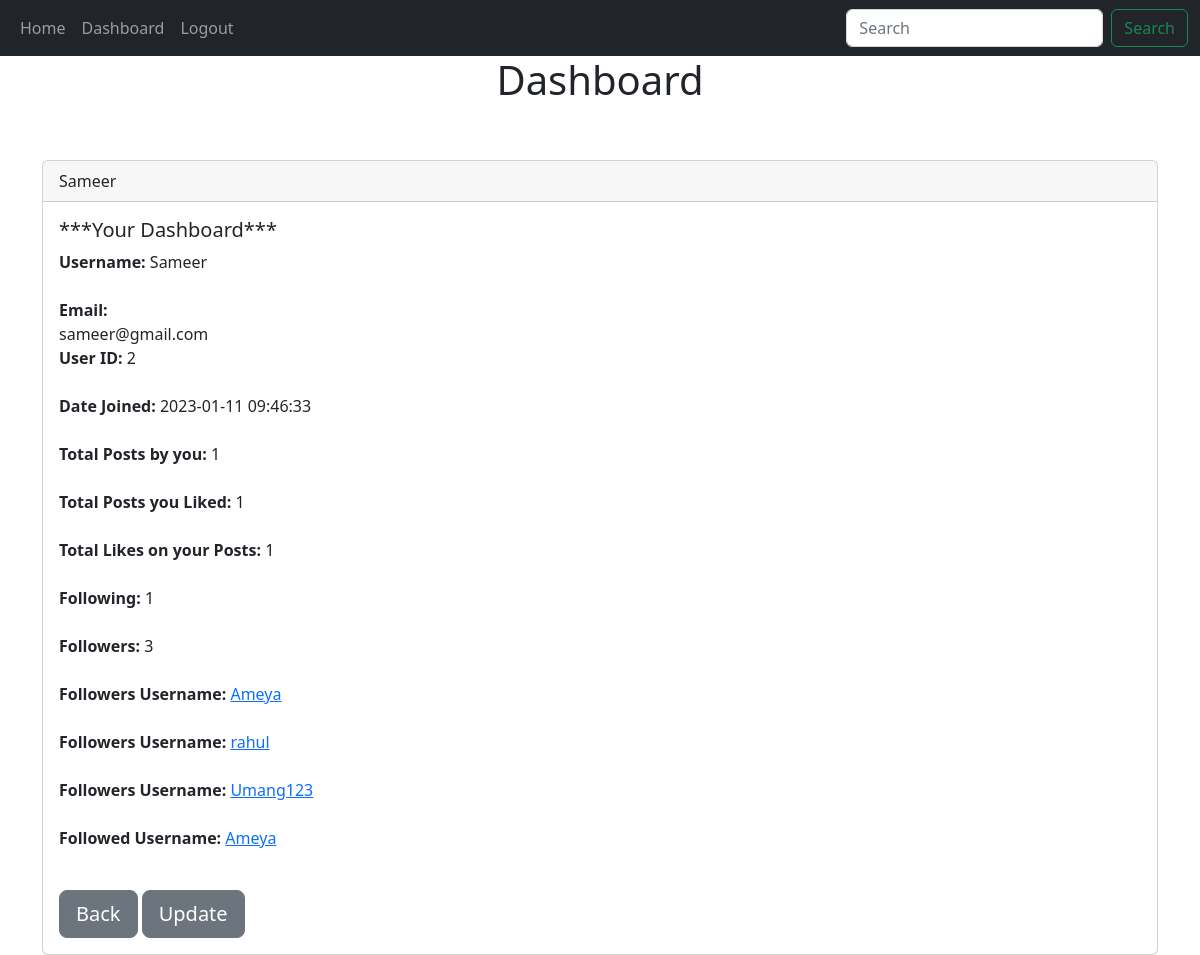
Page /dashboard (signed in) on the committed database.
### website/models.py (models this page shows, shortened)
class User(db.Model,UserMixin):
    id = db.Column(db.Integer, primary_key=True)
    email=db.Column(db.String(150), unique=True)
    username=db.Column(db.String(150), unique=True)
    password=db.Column(db.String(150))
    date_created=db.Column(db.DateTime(timezone=True), default=func.now())
    posts=db.relationship('Post',backref='user',passive_deletes=True)
    comments=db.relationship('Comment',backref='user',passive_deletes=True)
    followed=db.relationship('Followers',foreign_keys=[Followers.follower_id],backref=db.backref('follower', lazy='joined'),lazy='dynamic', cascade='all, delete-orphan')
    follower=db.relationship('Followers', foreign_keys=[Followers.followed_id],backref=db.backref('followed', lazy='joined'),lazy='dynamic', cascade='all, delete-orphan')
    post_liked=db.relationship("Like",backref='user',passive_deletes=True)

### website/views.py (the view)
@views.route("/dashboard")
@login_required
def dashboard():
    follower = User.query.filter(User.id.in_(follower.follower_id for follower in current_user.follower)).all()
    followed=User.query.filter(User.id.in_(followed.followed_id for followed in current_user.followed)).all()
    followed_count =current_user.followed.count()
    follower_count =current_user.follower.count()
    posts=current_user.posts
    likes = Like.query.filter(Like.post_id.in_([p.id for p in current_user.posts])).filter(Like.author == current_user.id).count()
    return  render_template("dashboard.html", user=current_user,followed_count=followed_count,follower_count=follower_count,posts=posts,follower=follower,post=Post,followed=followed,likes=likes)

### website/templates/dashboard.html (shortened to what this page needs)
{% extends "base.html" %}
{% block content   %}
<h1 align="center">Dashboard</h1>
<br><br>
<div class="card">
    <div class="card-header">
        {{ current_user.username }}
    </div>
    <div class="card-body">
      <h5 class="card-title">***Your Dashboard***</h5>
      <p class="card-text">
        <strong>Username: </strong>{{ current_user.username }}<br><br>
        <strong>Email: </strong><br>{{ current_user.email }}<br>
        <strong>User ID: </strong>{{ current_user.id }}<br><br>
        <strong>Date Joined: </strong>{{ current_user.date_created }}<br><br>
        <strong>Total Posts by you: </strong>{{ current_user.posts|length }}<br><br>
        <strong>Total Posts you Liked: </strong>{{ current_user.post_liked|length }}<br><br>
        <strong>Total Likes on your Posts: </strong>{{ likes }}<br><br>
        <strong>Following: </strong>{{ followed_count }}<br><br>
        <strong>Followers: </strong>{{ follower_count }}<br><br>
        {% for follower in follower %}
        <strong>Followers Username:</strong> <a href="/posts/{{ follower.username }}">{{ follower.username }}</a><br><br>
        {% endfor %}
        {% for followed in followed %}
        <strong>Followed Username:</strong> <a href="/posts/{{ followed.username }}">{{ followed.username }}</a><br><br>
        {% endfor %}
      </p>
      <a href="/home" class="btn btn-lg btn-secondary" type="submit">Back</button></a>
      <a href="/edit_detail/{{ user.id }}" class="btn btn-lg btn-secondary" type="submit">Update</button></a>
    </div>
  </div>
</div>
{% endblock %}

### rows in the picture
User: username "Sameer", email "sameer@gmail.com", id "2", date_created "2023-01-11 09:46:33"
User: username "Ameya"
User: username "rahul"
User: username "Umang123"

### other values in the picture
{{ current_user.posts|length }} "1"
{{ current_user.post_liked|length }} "1"
{{ likes }} "1"
{{ followed_count }} "1"
{{ follower_count }} "3"
